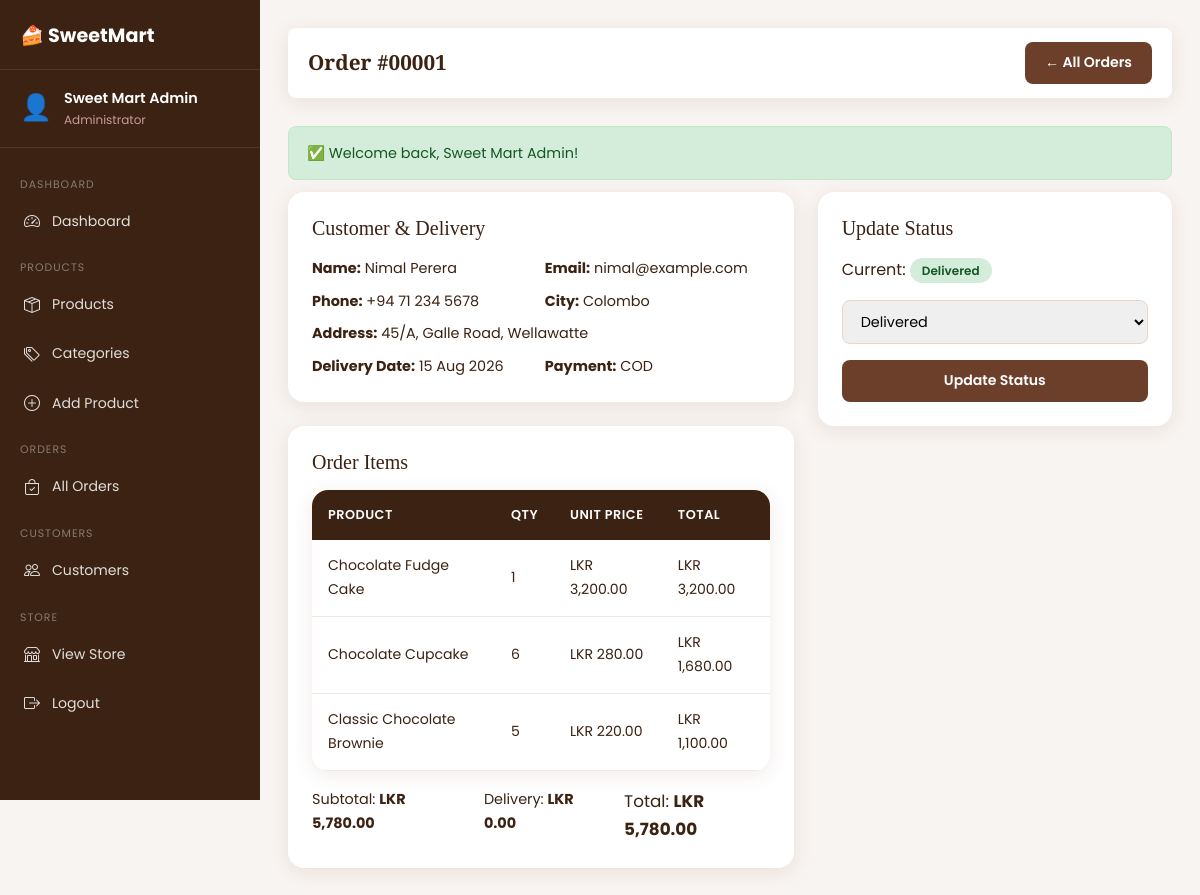
Page /admin/order_detail.php?id=1 (signed in) on the committed database.
### tables this page shows
CREATE TABLE IF NOT EXISTS orders (
    id INT AUTO_INCREMENT PRIMARY KEY,
    user_id INT DEFAULT NULL,
    full_name VARCHAR(100) NOT NULL,
    email VARCHAR(100) NOT NULL,
    phone VARCHAR(20) NOT NULL,
    address TEXT NOT NULL,
    city VARCHAR(50) NOT NULL,
    postal_code VARCHAR(10),
    delivery_date DATE,
    payment_method ENUM('cod','card') DEFAULT 'cod',
    subtotal DECIMAL(10,2) NOT NULL,
    delivery_fee DECIMAL(10,2) NOT NULL DEFAULT 350.00,
    total DECIMAL(10,2) NOT NULL,
    status ENUM('Pending','Confirmed','Preparing','Out for Delivery','Delivered') DEFAULT 'Pending',
    created_at TIMESTAMP DEFAULT CURRENT_TIMESTAMP,
    FOREIGN KEY (user_id) REFERENCES users(id) ON DELETE SET NULL
);

CREATE TABLE IF NOT EXISTS order_items (
    id INT AUTO_INCREMENT PRIMARY KEY,
    order_id INT NOT NULL,
    product_id INT DEFAULT NULL,
    custom_box_id INT DEFAULT NULL,
    product_name VARCHAR(150) NOT NULL,
    quantity INT NOT NULL,
    unit_price DECIMAL(10,2) NOT NULL,
    FOREIGN KEY (order_id) REFERENCES orders(id) ON DELETE CASCADE,
    FOREIGN KEY (product_id) REFERENCES products(id) ON DELETE SET NULL
);

### admin/order_detail.php (the view, shortened to what this page needs)
<?php
require_once __DIR__ . "/../includes/db.php";
require_once __DIR__ . "/../includes/functions.php";
$oid = (int)($_GET["id"] ?? 0);
$order = $conn->query("SELECT o.*,u.full_name AS customer FROM orders o LEFT JOIN users u ON o.user_id=u.id WHERE o.id=$oid")->fetch_assoc();
$items = $conn->query("SELECT * FROM order_items WHERE order_id=$oid");
$statuses = ["Pending","Confirmed","Preparing","Out for Delivery","Delivered"];
?>
<!DOCTYPE html><html lang="en"><head>
<link href="https://cdn.jsdelivr.net/npm/bootstrap@5.3.2/dist/css/bootstrap.min.css" rel="stylesheet">
<link href="https://cdn.jsdelivr.net/npm/bootstrap-icons@1.11.1/font/bootstrap-icons.css" rel="stylesheet">
<link rel="stylesheet" href="../assets/css/style.css"><link rel="stylesheet" href="../assets/css/admin.css">
</head><body class="admin-body"><div class="admin-layout">
<?php require __DIR__ . "/../includes/admin_sidebar.php"; ?>
<main class="admin-main">
  <div class="admin-topbar">
    <h2>Order #<?= str_pad($oid,5,"0",STR_PAD_LEFT) ?></h2>
    <a href="orders.php" class="btn-admin-primary">← All Orders</a>
  </div>
  <div class="row g-4">
    <div class="col-md-7">
      <div class="admin-card mb-4">
        <h5 class="mb-3">Customer &amp; Delivery</h5>
        <div class="row g-2" style="font-size:.9rem;">
          <div class="col-6"><b>Name:</b> <?= clean($order["full_name"]) ?></div>
          <div class="col-6"><b>Email:</b> <?= clean($order["email"]) ?></div>
          <div class="col-6"><b>Phone:</b> <?= clean($order["phone"]) ?></div>
          <div class="col-6"><b>City:</b> <?= clean($order["city"]) ?></div>
          <div class="col-12"><b>Address:</b> <?= clean($order["address"]) ?></div>
          <?php if($order["delivery_date"]): ?>
          <div class="col-6"><b>Delivery Date:</b> <?= date("d M Y",strtotime($order["delivery_date"])) ?></div>
          <?php endif; ?>
          <div class="col-6"><b>Payment:</b> <?= strtoupper($order["payment_method"]) ?></div>
        </div>
      </div>
      <div class="admin-card" style="overflow-x:auto;">
        <h5 class="mb-3">Order Items</h5>
        <table class="admin-table">
          <thead><tr><th>Product</th><th>Qty</th><th>Unit Price</th><th>Total</th></tr></thead>
          <tbody>
            <?php while($it=$items->fetch_assoc()): ?>
            <tr>
              <td><?= clean($it["product_name"]) ?></td>
              <td><?= $it["quantity"] ?></td>
              <td><?= price($it["unit_price"]) ?></td>
              <td><?= price($it["unit_price"]*$it["quantity"]) ?></td>
            </tr>
            <?php endwhile; ?>
          </tbody>
        </table>
        <div class="d-flex justify-content-end mt-3" style="gap:24px;font-size:.9rem;">
          <span>Subtotal: <b><?= price($order["subtotal"]) ?></b></span>
          <span>Delivery: <b><?= price($order["delivery_fee"]) ?></b></span>
          <span style="font-size:1.05rem;">Total: <b><?= price($order["total"]) ?></b></span>
        </div>
      </div>
    </div>
    <div class="col-md-5">
      <div class="admin-card">
        <h5 class="mb-3">Update Status</h5>
        <p>Current: <span class="status-badge status-<?= str_replace(" ","",$order["status"]) ?>"><?= $order["status"] ?></span></p>
        <form method="POST">
          <select name="status" class="form-control-admin mb-3" id="status-select">
            <?php foreach($statuses as $s): ?>
            <option <?= $order["status"]===$s?"selected":"" ?>><?= $s ?></option>
            <?php endforeach; ?>
          </select>
          <button type="submit" class="btn-admin-primary w-100" id="update-status-btn">Update Status</button>
        </form>
      </div>
    </div>
  </div>
</main>
</div>
</body></html>

### assets/css/style.css (style rules this page uses)
:root { --cream:#FFF8F2;--pink:#E8A0A0;--pink-light:#FCE8E8;--brown:#6B3F2A;--brown-dark:#3B2212;--text:#3B2212;--card-bg:#fff;--shadow:0 4px 20px rgba(107,63,42,.10);--radius:16px;--radius-sm:8px; }
* { box-sizing:border-box;margin:0;padding:0; }
body { font-family:'Poppins',sans-serif;background:var(--cream);color:var(--text);line-height:1.7; }
h1,h2,h3,h4,h5 { font-family:'Playfair Display',serif;color:var(--brown-dark); }
a { text-decoration:none;color:inherit; }
.admin-layout { display:flex;min-height:100vh; }
.admin-main { margin-left:260px;flex:1;padding:28px;background:#f8f4f1;min-height:100vh; }
.admin-topbar { display:flex;justify-content:space-between;align-items:center;margin-bottom:28px;background:#fff;border-radius:var(--radius-sm);padding:14px 20px;box-shadow:var(--shadow); }
.admin-table { width:100%;border-collapse:collapse;background:#fff;border-radius:var(--radius);overflow:hidden;box-shadow:var(--shadow); }
.admin-table th { background:var(--brown-dark);color:#fff;padding:14px 16px;font-size:.8rem;font-weight:600;text-transform:uppercase;letter-spacing:.5px; }
.admin-table td { padding:14px 16px;border-bottom:1px solid #f0e8e0;font-size:.88rem; }
.status-badge { border-radius:20px;padding:4px 12px;font-size:.75rem;font-weight:600; }
.status-Delivered { background:#d4edda;color:#155724; }

### assets/css/admin.css (style rules this page uses)
.admin-layout { display:flex;min-height:100vh; }
.admin-topbar h2 { font-size:1.3rem;font-weight:600;margin:0;color:var(--brown-dark,#3B2212); }
.admin-card { background:#fff;border-radius:16px;box-shadow:0 4px 20px rgba(107,63,42,.10);padding:24px; }
.btn-admin-primary { background:#6B3F2A;color:#fff;border:none;border-radius:8px;padding:9px 20px;font-weight:600;cursor:pointer;font-size:.88rem;transition:.2s; }
.form-control-admin { border:1.5px solid #e8d5c8;border-radius:8px;padding:10px 14px;width:100%;font-size:.9rem; }

### rows in the picture
orders: full_name "Nimal Perera", email "nimal@example.com", phone "+94 71 234 5678", city "Colombo", address "45/A, Galle Road, Wellawatte", delivery_date "15 Aug 2026", payment_method "COD", subtotal "LKR 5,780.00", delivery_fee "LKR 0.00", total "LKR 5,780.00", status "Delivered"
order_items: product_name "Chocolate Fudge Cake", quantity "1", unit_price "LKR 3,200.00", price($it["unit_price"]*$it["quantity"]) "LKR 3,200.00"
order_items: product_name "Chocolate Cupcake", quantity "6", unit_price "LKR 280.00", price($it["unit_price"]*$it["quantity"]) "LKR 1,680.00"
order_items: product_name "Classic Chocolate Brownie", quantity "5", unit_price "LKR 220.00", price($it["unit_price"]*$it["quantity"]) "LKR 1,100.00"

### other values in the picture
$_SESSION['full_name'] "Sweet Mart Admin"
str_pad($oid,5,"0",STR_PAD_LEFT) "00001"
$icon "✅"
$f['msg'] "Welcome back, Sweet Mart Admin!"
